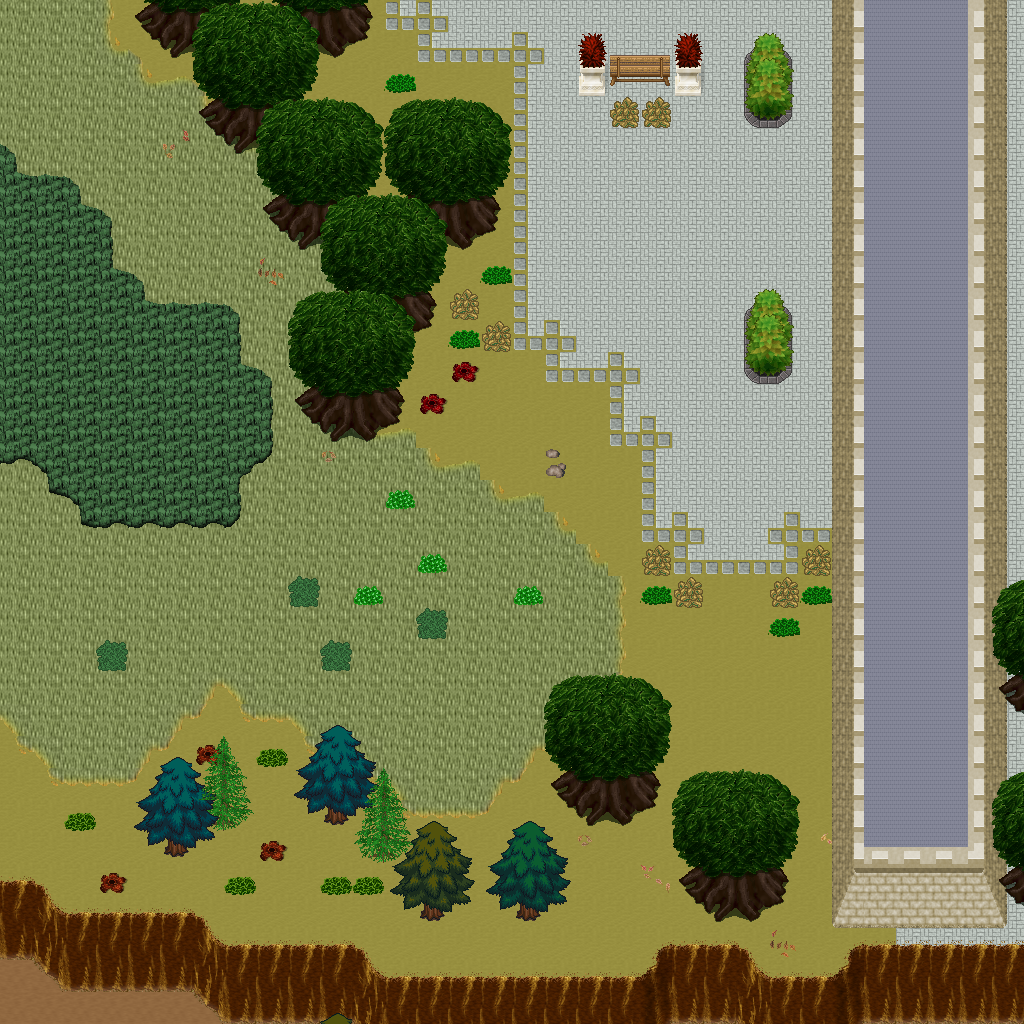

This game map was drawn from its Tiled (.tmx) file and the tilesets committed beside it. A one-line description and the trimmed map source follow:
An orthogonal 32x32 tile map with 32x32 px tiles, 5 tile layers (Ground, Objects, Objects2, Above, ...), 1 hidden layer not drawn, 53 tilesets.

<map version="1.10" tiledversion="1.11.0" orientation="orthogonal" renderorder="right-down" width="32" height="32" tilewidth="32" tileheight="32" infinite="0" nextlayerid="11" nextobjectid="1">
 <tileset firstgid="1" name="logic_collision" tilewidth="32" tileheight="32" tilecount="1" columns="1">
  <image source="../drawable/logic_collision.png" width="32" height="32" />
 </tileset>
 <tileset firstgid="2" name="ground_ground" tilewidth="32" tileheight="32" tilecount="33" columns="3">
  <image source="../drawable/ground_ground.png" width="96" height="352" />
 </tileset>
 <tileset firstgid="35" name="building_castle" tilewidth="32" tileheight="32" tilecount="320" columns="20">
  <image source="../drawable/building_castle.png" width="640" height="512" />
 </tileset>
 <tileset firstgid="355" name="ground_brown_paving" tilewidth="32" tileheight="32" tilecount="2" columns="2">
  <image source="../drawable/ground_brown_paving.png" width="64" height="32" />
 </tileset>
 <tileset firstgid="357" name="ground_water_water_bubbles" tilewidth="32" tileheight="32" tilecount="32" columns="8">
  <image source="../drawable/ground_water_water_bubbles.png" width="256" height="128" />
 </tileset>
 <tileset firstgid="389" name="ground_indoor_black_hole" tilewidth="32" tileheight="32" tilecount="12" columns="3">
  <image source="../drawable/ground_indoor_black_hole.png" width="96" height="128" />
 </tileset>
 <tileset firstgid="401" name="ground_ridge_earth_dark" tilewidth="32" tileheight="32" tilecount="96" columns="12">
  <image source="../drawable/ground_ridge_earth_dark.png" width="384" height="256" />
 </tileset>
 <tileset firstgid="497" name="building_roof_red" tilewidth="32" tileheight="32" tilecount="20" columns="5">
  <image source="../drawable/building_roof_red.png" width="160" height="128" />
 </tileset>
 <tileset firstgid="517" name="building_wall_wall_brown" tilewidth="32" tileheight="32" tilecount="12" columns="3">
  <image source="../drawable/building_wall_wall_brown.png" width="96" height="128" />
 </tileset>
 <tileset firstgid="529" name="plant_bush_bushes" tilewidth="32" tileheight="32" tilecount="10" columns="5">
  <image source="../drawable/plant_bush_bushes.png" width="160" height="64" />
 </tileset>
 <tileset firstgid="539" name="plant_leaves" tilewidth="32" tileheight="32" tilecount="8" columns="4">
  <image source="../drawable/plant_leaves.png" width="128" height="64" />
 </tileset>
 <tileset firstgid="547" name="object_well" tilewidth="32" tileheight="32" tilecount="4" columns="2">
  <image source="../drawable/object_well.png" width="64" height="64" />
 </tileset>
 <tileset firstgid="551" name="building_wall_wood" tilewidth="32" tileheight="32" tilecount="16" columns="4">
  <image source="../drawable/building_wall_wood.png" width="128" height="128" />
 </tileset>
 <tileset firstgid="567" name="ground_earth_edges" tilewidth="32" tileheight="32" tilecount="18" columns="6">
  <image source="../drawable/ground_earth_edges.png" width="192" height="96" />
 </tileset>
 <tileset firstgid="585" name="ground_grass_corners" tilewidth="32" tileheight="32" tilecount="24" columns="6">
  <image source="../drawable/ground_grass_corners.png" width="192" height="128" />
 </tileset>
 <tileset firstgid="609" name="ground_rock_pebbles" tilewidth="32" tileheight="32" tilecount="3" columns="1">
  <image source="../drawable/ground_rock_pebbles.png" width="32" height="96" />
 </tileset>
 <tileset firstgid="612" name="furniture_other_stick" tilewidth="32" tileheight="32" tilecount="2" columns="1">
  <image source="../drawable/furniture_other_stick.png" width="32" height="64" />
 </tileset>
 <tileset firstgid="614" name="plant_grasses" tilewidth="32" tileheight="32" tilecount="6" columns="3">
  <image source="../drawable/plant_grasses.png" width="96" height="64" />
 </tileset>
 <tileset firstgid="620" name="item_armor_sword_rack" tilewidth="32" tileheight="32" tilecount="4" columns="2">
  <image source="../drawable/item_armor_sword_rack.png" width="64" height="64" />
 </tileset>
 <tileset firstgid="624" name="building_roof_yellow" tilewidth="32" tileheight="32" tilecount="20" columns="5">
  <image source="../drawable/building_roof_yellow.png" width="160" height="128" />
 </tileset>
 <tileset firstgid="644" name="building_roof_blue" tilewidth="32" tileheight="32" tilecount="20" columns="5">
  <image source="../drawable/building_roof_blue.png" width="160" height="128" />
 </tileset>
 <tileset firstgid="664" name="plant_tree_tree_darkgreen" tilewidth="32" tileheight="32" tilecount="88" columns="8">
  <image source="../drawable/plant_tree_tree_darkgreen.png" width="256" height="352" />
 </tileset>
 <tileset firstgid="752" name="building_door_door_n" tilewidth="32" tileheight="32" tilecount="6" columns="3">
  <image source="../drawable/building_door_door_n.png" width="96" height="64" />
 </tileset>
 <tileset firstgid="758" name="item_pot_dark_barrel" tilewidth="32" tileheight="32" tilecount="2" columns="1">
  <image source="../drawable/item_pot_dark_barrel.png" width="32" height="64" />
 </tileset>
 <tileset firstgid="760" name="building_roof_green" tilewidth="32" tileheight="32" tilecount="20" columns="5">
  <image source="../drawable/building_roof_green.png" width="160" height="128" />
 </tileset>
 <tileset firstgid="780" name="building_wall_stone" tilewidth="32" tileheight="32" tilecount="12" columns="3">
  <image source="../drawable/building_wall_stone.png" width="96" height="128" />
 </tileset>
 <tileset firstgid="792" name="item_statue_metal_and_stone" tilewidth="32" tileheight="32" tilecount="6" columns="3">
  <image source="../drawable/item_statue_metal_and_stone.png" width="96" height="64" />
 </tileset>
 <tileset firstgid="798" name="ground_ladder_steps" tilewidth="32" tileheight="32" tilecount="6" columns="3">
  <image source="../drawable/ground_ladder_steps.png" width="96" height="64" />
 </tileset>
 <tileset firstgid="804" name="item_armor_armor" tilewidth="32" tileheight="32" tilecount="4" columns="4">
  <image source="../drawable/item_armor_armor.png" width="128" height="32" />
 </tileset>
 <tileset firstgid="808" name="logic_portal" tilewidth="32" tileheight="32" tilecount="24" columns="8">
  <image source="../drawable/logic_portal.png" width="256" height="96" />
 </tileset>
 <tileset firstgid="832" name="logic_creature_human_soldier" tilewidth="32" tileheight="32" tilecount="16" columns="8">
  <image source="../drawable/logic_creature_human_soldier.png" width="256" height="64" />
 </tileset>
 <tileset firstgid="848" name="ground_ladder_horizontal_dark" tilewidth="32" tileheight="32" tilecount="3" columns="1">
  <image source="../drawable/ground_ladder_horizontal_dark.png" width="32" height="96" />
 </tileset>
 <tileset firstgid="851" name="building_door_closed" tilewidth="32" tileheight="32" tilecount="1" columns="1">
  <image source="../drawable/building_door_closed.png" width="32" height="32" />
 </tileset>
 <tileset firstgid="852" name="ground_green_paving" tilewidth="32" tileheight="32" tilecount="18" columns="3">
  <image source="../drawable/ground_green_paving.png" width="96" height="192" />
 </tileset>
 <tileset firstgid="870" name="ground_earth_edges_yellowgreen" tilewidth="32" tileheight="32" tilecount="15" columns="5">
  <image source="../drawable/ground_earth_edges_yellowgreen.png" width="160" height="96" />
 </tileset>
 <tileset firstgid="885" name="ground_grass_2" tilewidth="32" tileheight="32" tilecount="21" columns="3">
  <image source="../drawable/ground_grass_2.png" width="96" height="224" />
 </tileset>
 <tileset firstgid="906" name="plant_tree_spruce" tilewidth="32" tileheight="32" tilecount="6" columns="2">
  <image source="../drawable/plant_tree_spruce.png" width="64" height="96" />
 </tileset>
 <tileset firstgid="912" name="plant_tree_evergreen" tilewidth="32" tileheight="32" tilecount="36" columns="3">
  <image source="../drawable/plant_tree_evergreen.png" width="96" height="384" />
 </tileset>
 <tileset firstgid="948" name="plant_stump_stump_pale_brown" tilewidth="32" tileheight="32" tilecount="4" columns="2">
  <image source="../drawable/plant_stump_stump_pale_brown.png" width="64" height="64" />
 </tileset>
 <tileset firstgid="952" name="plant_bush_bricked_bushes" tilewidth="32" tileheight="32" tilecount="6" columns="2">
  <image source="../drawable/plant_bush_bricked_bushes.png" width="64" height="96" />
 </tileset>
 <tileset firstgid="958" name="item_statue_wolf_statue" tilewidth="32" tileheight="32" tilecount="6" columns="2">
  <image source="../drawable/item_statue_wolf_statue.png" width="64" height="96" />
 </tileset>
 <tileset firstgid="964" name="item_pot_pot_tall" tilewidth="32" tileheight="32" tilecount="2" columns="1">
  <image source="../drawable/item_pot_pot_tall.png" width="32" height="64" />
 </tileset>
 <tileset firstgid="966" name="furniture_chair_bench_wooden" tilewidth="32" tileheight="32" tilecount="8" columns="2">
  <image source="../drawable/furniture_chair_bench_wooden.png" width="64" height="128" />
 </tileset>
 <tileset firstgid="974" name="item_statue_plants_potted_stone" tilewidth="32" tileheight="32" tilecount="6" columns="3">
  <image source="../drawable/item_statue_plants_potted_stone.png" width="96" height="64" />
 </tileset>
 <tileset firstgid="980" name="ground_dry_grass" tilewidth="32" tileheight="32" tilecount="54" columns="9">
  <image source="../drawable/ground_dry_grass.png" width="288" height="192" />
 </tileset>
 <tileset firstgid="1034" name="light_door_light" tilewidth="32" tileheight="32" tilecount="12" columns="3">
  <image source="../drawable/light_door_light.png" width="96" height="128" />
 </tileset>
 <tileset firstgid="1046" name="furniture_light_dark_torch" tilewidth="32" tileheight="32" tilecount="8" columns="2">
  <image source="../drawable/furniture_light_dark_torch.png" width="64" height="128" />
 </tileset>
 <tileset firstgid="1054" name="light_dim_yellow_light_5x5" tilewidth="32" tileheight="32" tilecount="25" columns="5">
  <image source="../drawable/light_dim_yellow_light_5x5.png" width="160" height="160" />
 </tileset>
 <tileset firstgid="1079" name="ground_ladder_vertical_dark" tilewidth="32" tileheight="32" tilecount="3" columns="3">
  <image source="../drawable/ground_ladder_vertical_dark.png" width="96" height="32" />
 </tileset>
 <tileset firstgid="1082" name="ground_rock_huge_boulder" tilewidth="32" tileheight="32" tilecount="20" columns="5">
  <image source="../drawable/ground_rock_huge_boulder.png" width="160" height="128" />
 </tileset>
 <tileset firstgid="1102" name="logic_creature_fowl" tilewidth="32" tileheight="32" tilecount="6" columns="6">
  <image source="../drawable/logic_creature_fowl.png" width="192" height="32" />
 </tileset>
 <tileset firstgid="1108" name="object_mine_rails_2" tilewidth="32" tileheight="32" tilecount="64" columns="8">
  <image source="../drawable/object_mine_rails_2.png" width="256" height="256" />
 </tileset>
 <tileset firstgid="1172" name="logic_creature_mutant" tilewidth="32" tileheight="32" tilecount="7" columns="7">
  <image source="../drawable/logic_creature_mutant.png" width="224" height="32" />
 </tileset>
 <layer id="1" name="Ground" width="32" height="32">
  <data>[1024 cells, 1024 non-empty, 6 distinct tile ids]</data>
 </layer>
 <layer id="2" name="Objects" width="32" height="32">
  <data>[1024 cells, 378 non-empty, 80 distinct tile ids]</data>
 </layer>
 <layer id="3" name="Objects2" width="32" height="32">
  <data>[1024 cells, 54 non-empty, 6 distinct tile ids]</data>
 </layer>
 <layer id="4" name="Above" width="32" height="32">
  <data>[1024 cells, 124 non-empty, 42 distinct tile ids]</data>
 </layer>
 <layer id="5" name="Above2" width="32" height="32">
  <data>[1024 cells, 36 non-empty, 8 distinct tile ids]</data>
 </layer>
 <layer id="6" name="Walkable" width="32" height="32" visible="0">
  <data>[1024 cells, 285 non-empty, 1 distinct tile ids]</data>
 </layer>
 <objectgroup id="7" name="Mapevents" />
 <objectgroup id="8" name="Spawn" />
 <objectgroup id="9" name="Keys" />
 <objectgroup id="10" name="Replace" />
</map>
